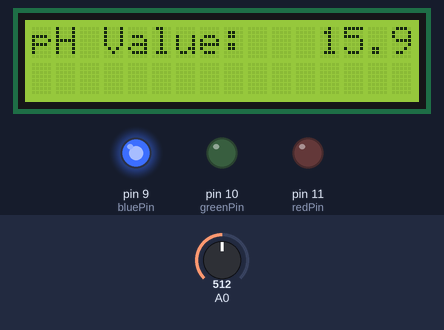
Bench run of a sketch on a simulated Arduino Uno, built with avr-gcc and run on an emulated ATmega328P. On the bench: 16×2 character LCD, output pins drawn as LEDs (lit = HIGH). Inputs (shaded band) come from the test bench; at power-on: A0 = 512.

Above: at 8.2 s.
8.3 s: A0 set to 856
At 9.3 s:
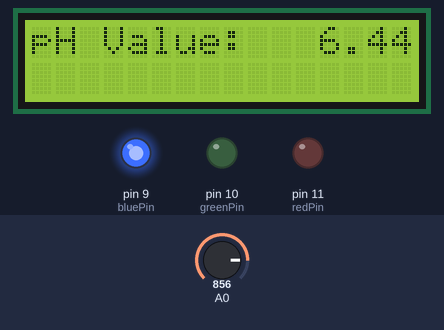
10.5 s: A0 set to 881
At 12.2 s:
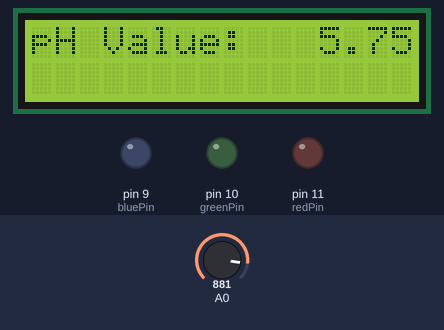
12.5 s: A0 set to 897
At 13.8 s:
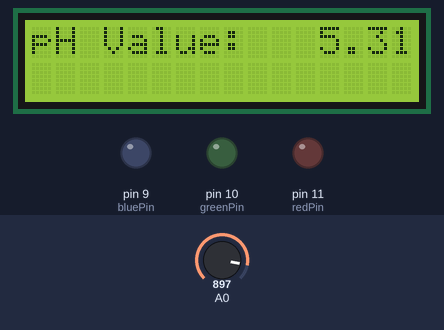
14.5 s: A0 set to 922
At 15.4 s:
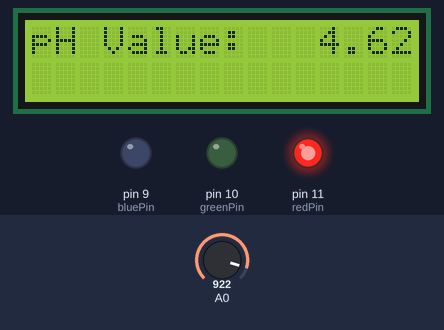
16.5 s: A0 set to 511
At 18.2 s:
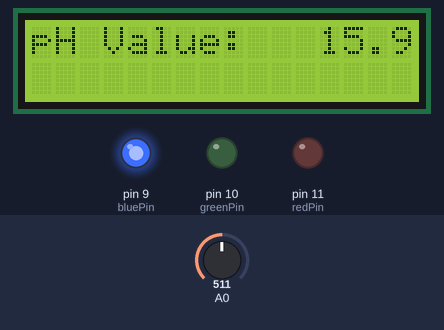
Timing chart, 0 to 19.5 s (numbered marks = the images above; inputs shaded):
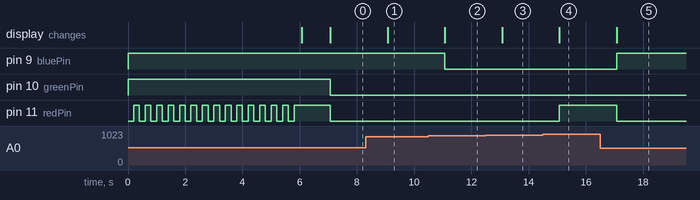

The sketch:

kash.ino
```cpp
#include "LiquidCrystal.h" //header file for liquid crystal display (lcd)
#include "ph_grav.h" //header file for Atlas Scientific gravity pH sensor

//Arduino pin assignment (Arduino Pin:Module Pin)
int redPin=11;
int greenPin=10;
int bluePin=9;
Gravity_pH pH = A0; //A0:Po
LiquidCrystal lcd(2, 3, 4, 5, 6, 7); //(2:RS, 3:E, 4:D4, 5:D5, 6:D6, 7:D7)

void setup() {
  int x = 0;
  Serial.begin(9600); //enable serial port
  pinMode(redPin,OUTPUT);
  pinMode(greenPin,OUTPUT);
  pinMode(bluePin,OUTPUT);
  while (x < 15) { //blink to notify of setup
    x++;
    phLed('C');
    delay(200);
    phLed('W');
    delay(200);
  }
  lcd.begin(16, 2); //start lcd interface and define lcd size (20 columns and 4 rows)
  lcd.setCursor(0,0); //place cursor on screen at column 6, row 2
  lcd.print("pH Value:    000"); //display "pH Reading"
  delay(1000);
}

void loop() {
  printPh();
  delay(1000);
}

void printPh() {
  float phOff = 14.61;
  float phVal = pH.read_ph() + phOff;
  if (phVal < 5){
    phLed('R');
  } else if (phVal > 6) {
    phLed('B');
  } else {
    phLed('X');
  }
  lcd.setCursor(12,0);
  lcd.print(phVal);
}

void phLed (char color) {
  switch (color) {
    case 'B':
      analogWrite(redPin,0);
      analogWrite(greenPin,0);
      analogWrite(bluePin,255);
      break;
    case 'C':
      analogWrite(redPin,0);
      analogWrite(greenPin,255);
      analogWrite(bluePin,255);
      break;
    case 'G':
      analogWrite(redPin,0);
      analogWrite(greenPin,255);
      analogWrite(bluePin,0);
      break;
    case 'M':
      analogWrite(redPin,255);
      analogWrite(greenPin,0);
      analogWrite(bluePin,255);
      break;
    case 'O':
      analogWrite(redPin,255);
      analogWrite(greenPin,55);
      analogWrite(bluePin,0);
      break;
    case 'R':
      analogWrite(redPin,255);
      analogWrite(greenPin,0);
      analogWrite(bluePin,0);
      break;
    case 'W':
      analogWrite(redPin,255);
      analogWrite(greenPin,255);
      analogWrite(bluePin,255);
      break;
    case 'Y':
      analogWrite(redPin,255);
      analogWrite(greenPin,255);
      analogWrite(bluePin,0);
      break;
    default:
      analogWrite(redPin,LOW);
      analogWrite(greenPin,LOW);
      analogWrite(bluePin,LOW);
  }
}
```

Measured:
- the behaviour switches between 871 and 872 on A0 (found by bisection; images 1 and 2)
- the behaviour switches between 908 and 909 on A0 (found by bisection; images 3 and 4)
- after the input at 8.3 s, the display: changes after 0.77 s (image 1)
- after the input at 10.5 s, pin 9 (bluePin): HIGH → LOW after 0.57 s; the display: changes after 0.57 s (image 2)
- after the input at 12.5 s, the display: changes after 0.57 s (image 3)
- after the input at 14.5 s, pin 11 (redPin): LOW → HIGH after 0.58 s; the display: changes after 0.58 s (image 4)
- after the input at 16.5 s, pin 9 (bluePin): LOW → HIGH after 0.58 s; pin 11 (redPin): HIGH → LOW after 0.58 s; the display: changes after 0.58 s (image 5)
